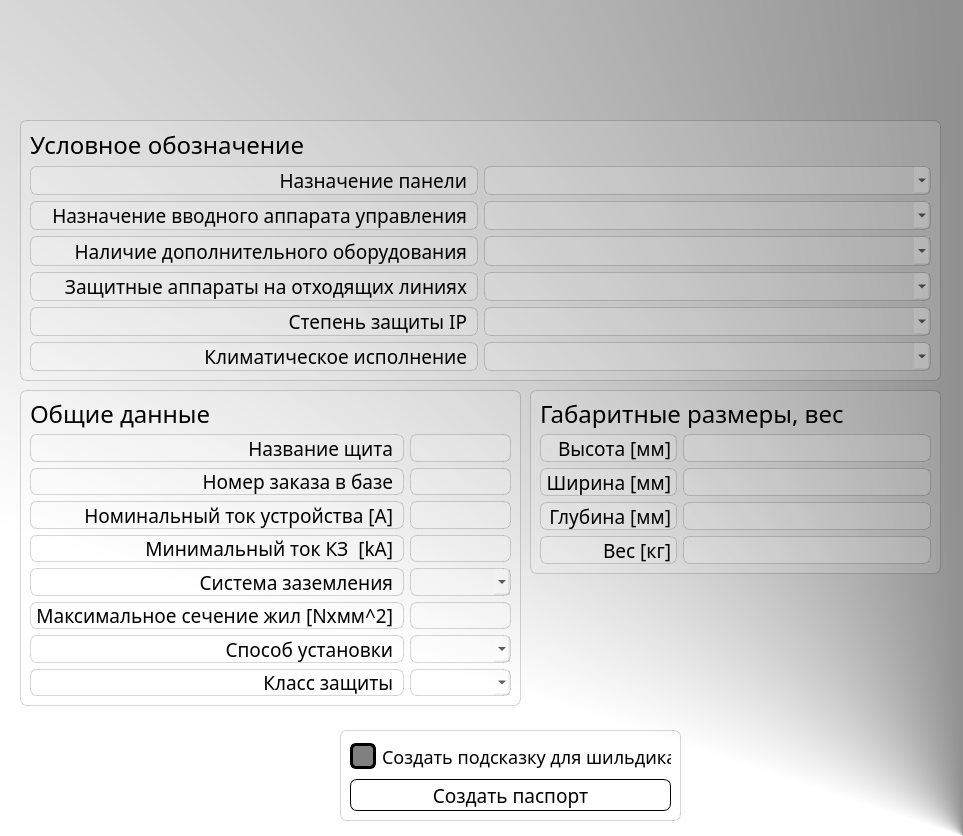
<?xml version="1.0" encoding="UTF-8"?>
<ui version="4.0">
 <class>MainWindow</class>
 <widget class="QMainWindow" name="MainWindow">
  <property name="geometry">
   <rect>
    <x>0</x>
    <y>0</y>
    <width>963</width>
    <height>836</height>
   </rect>
  </property>
  <property name="windowTitle">
   <string>Auto Passport Consructor</string>
  </property>
  <property name="styleSheet">
   <string notr="true">background-color: qconicalgradient(cx:1, cy:1, angle:0, stop:0 rgba(0, 0, 0, 255), stop:0.443182 rgba(255, 255, 255, 255));
font-family: &quot;MADE Likes Slab&quot;;</string>
  </property>
  <property name="animated">
   <bool>false</bool>
  </property>
  <widget class="QWidget" name="centralwidget">
   <property name="styleSheet">
    <string notr="true"/>
   </property>
   <widget class="QFrame" name="frame">
    <property name="geometry">
     <rect>
      <x>20</x>
      <y>120</y>
      <width>921</width>
      <height>261</height>
     </rect>
    </property>
    <property name="styleSheet">
     <string notr="true">background-color: rgba(255, 255, 255, 30);
border: 1px solid rgba(0, 0, 0, 40);
border-radius: 7px;</string>
    </property>
    <layout class="QVBoxLayout" name="verticalLayout">
     <item>
      <layout class="QHBoxLayout" name="horizontalLayout_7">
       <property name="spacing">
        <number>0</number>
       </property>
       <property name="leftMargin">
        <number>0</number>
       </property>
       <property name="topMargin">
        <number>0</number>
       </property>
       <property name="rightMargin">
        <number>0</number>
       </property>
       <property name="bottomMargin">
        <number>0</number>
       </property>
       <item>
        <widget class="QLabel" name="label_2">
         <property name="font">
          <font>
           <family>MADE Likes Slab</family>
           <pointsize>18</pointsize>
          </font>
         </property>
         <property name="styleSheet">
          <string notr="true">background-color: none;
border: none;</string>
         </property>
         <property name="text">
          <string>Условное обозначение</string>
         </property>
        </widget>
       </item>
       <item>
        <widget class="QLabel" name="label_10">
         <property name="font">
          <font>
           <family>MADE Likes Slab</family>
           <pointsize>18</pointsize>
          </font>
         </property>
         <property name="styleSheet">
          <string notr="true">background-color: none;
border: none;</string>
         </property>
         <property name="text">
          <string/>
         </property>
         <property name="pixmap">
          <pixmap resource="../res.qrc">:/icons/icons/electric_meter_FILL1_wght300_GRAD0_opsz40.svg</pixmap>
         </property>
        </widget>
       </item>
      </layout>
     </item>
     <item>
      <layout class="QHBoxLayout" name="horizontalLayout_6">
       <item>
        <widget class="QLabel" name="lablePanelAssignment">
         <property name="font">
          <font>
           <family>MADE Likes Slab</family>
           <pointsize>14</pointsize>
          </font>
         </property>
         <property name="layoutDirection">
          <enum>Qt::LeftToRight</enum>
         </property>
         <property name="text">
          <string>Назначение панели </string>
         </property>
         <property name="textFormat">
          <enum>Qt::AutoText</enum>
         </property>
         <property name="alignment">
          <set>Qt::AlignRight|Qt::AlignTrailing|Qt::AlignVCenter</set>
         </property>
        </widget>
       </item>
       <item>
        <widget class="QComboBox" name="cboxPanelAssignment">
         <property name="font">
          <font>
           <family>MADE Likes Slab</family>
           <pointsize>14</pointsize>
          </font>
         </property>
        </widget>
       </item>
      </layout>
     </item>
     <item>
      <layout class="QHBoxLayout" name="horizontalLayout_5">
       <item>
        <widget class="QLabel" name="lablePurposeOfTheIntroductoryControlUnit">
         <property name="font">
          <font>
           <family>MADE Likes Slab</family>
           <pointsize>14</pointsize>
          </font>
         </property>
         <property name="layoutDirection">
          <enum>Qt::LeftToRight</enum>
         </property>
         <property name="text">
          <string>Назначение вводного аппарата управления </string>
         </property>
         <property name="textFormat">
          <enum>Qt::AutoText</enum>
         </property>
         <property name="alignment">
          <set>Qt::AlignRight|Qt::AlignTrailing|Qt::AlignVCenter</set>
         </property>
        </widget>
       </item>
       <item>
        <widget class="QComboBox" name="cboxPurposeOfTheIntroductoryControlUnit">
         <property name="font">
          <font>
           <family>MADE Likes Slab</family>
           <pointsize>14</pointsize>
          </font>
         </property>
        </widget>
       </item>
      </layout>
     </item>
     <item>
      <layout class="QHBoxLayout" name="horizontalLayout_4">
       <item>
        <widget class="QLabel" name="lableAdditionalEquipment">
         <property name="font">
          <font>
           <family>MADE Likes Slab</family>
           <pointsize>14</pointsize>
          </font>
         </property>
         <property name="layoutDirection">
          <enum>Qt::LeftToRight</enum>
         </property>
         <property name="text">
          <string>Наличие дополнительного оборудования </string>
         </property>
         <property name="textFormat">
          <enum>Qt::AutoText</enum>
         </property>
         <property name="alignment">
          <set>Qt::AlignRight|Qt::AlignTrailing|Qt::AlignVCenter</set>
         </property>
        </widget>
       </item>
       <item>
        <widget class="QComboBox" name="cboxAdditionalEquipment">
         <property name="font">
          <font>
           <family>MADE Likes Slab</family>
           <pointsize>14</pointsize>
          </font>
         </property>
        </widget>
       </item>
      </layout>
     </item>
     <item>
      <layout class="QHBoxLayout" name="horizontalLayout_3">
       <item>
        <widget class="QLabel" name="lableProtectiveDevices">
         <property name="font">
          <font>
           <family>MADE Likes Slab</family>
           <pointsize>14</pointsize>
          </font>
         </property>
         <property name="layoutDirection">
          <enum>Qt::LeftToRight</enum>
         </property>
         <property name="text">
          <string>Защитные аппараты на отходящих линиях </string>
         </property>
         <property name="textFormat">
          <enum>Qt::AutoText</enum>
         </property>
         <property name="alignment">
          <set>Qt::AlignRight|Qt::AlignTrailing|Qt::AlignVCenter</set>
         </property>
        </widget>
       </item>
       <item>
        <widget class="QComboBox" name="cboxProtectiveDevices">
         <property name="font">
          <font>
           <family>MADE Likes Slab</family>
           <pointsize>14</pointsize>
          </font>
         </property>
        </widget>
       </item>
      </layout>
     </item>
     <item>
      <layout class="QHBoxLayout" name="horizontalLayout_2">
       <item>
        <widget class="QLabel" name="lableIngressProtectionRating">
         <property name="font">
          <font>
           <family>MADE Likes Slab</family>
           <pointsize>14</pointsize>
          </font>
         </property>
         <property name="layoutDirection">
          <enum>Qt::LeftToRight</enum>
         </property>
         <property name="text">
          <string>Степень защиты IP </string>
         </property>
         <property name="textFormat">
          <enum>Qt::AutoText</enum>
         </property>
         <property name="alignment">
          <set>Qt::AlignRight|Qt::AlignTrailing|Qt::AlignVCenter</set>
         </property>
        </widget>
       </item>
       <item>
        <widget class="QComboBox" name="cboxIngressProtectionRating">
         <property name="font">
          <font>
           <family>MADE Likes Slab</family>
           <pointsize>14</pointsize>
          </font>
         </property>
        </widget>
       </item>
      </layout>
     </item>
     <item>
      <layout class="QHBoxLayout" name="horizontalLayout">
       <item>
        <widget class="QLabel" name="labelClimaticVersion">
         <property name="font">
          <font>
           <family>MADE Likes Slab</family>
           <pointsize>14</pointsize>
          </font>
         </property>
         <property name="layoutDirection">
          <enum>Qt::LeftToRight</enum>
         </property>
         <property name="text">
          <string>Климатическое исполнение </string>
         </property>
         <property name="textFormat">
          <enum>Qt::AutoText</enum>
         </property>
         <property name="alignment">
          <set>Qt::AlignRight|Qt::AlignTrailing|Qt::AlignVCenter</set>
         </property>
        </widget>
       </item>
       <item>
        <widget class="QComboBox" name="cboxClimaticVersion">
         <property name="font">
          <font>
           <family>MADE Likes Slab</family>
           <pointsize>14</pointsize>
          </font>
         </property>
        </widget>
       </item>
      </layout>
     </item>
    </layout>
   </widget>
   <widget class="QFrame" name="frame">
    <property name="geometry">
     <rect>
      <x>20</x>
      <y>390</y>
      <width>501</width>
      <height>316</height>
     </rect>
    </property>
    <property name="styleSheet">
     <string notr="true">background-color: rgba(255, 255, 255, 30);
border: 1px solid rgba(0, 0, 0, 40);
border-radius: 7px;</string>
    </property>
    <layout class="QGridLayout" name="gridLayout">
     <item row="6" column="0">
      <widget class="QLabel" name="labelInputCrossSection">
       <property name="font">
        <font>
         <family>MADE Likes Slab</family>
         <pointsize>14</pointsize>
        </font>
       </property>
       <property name="layoutDirection">
        <enum>Qt::LeftToRight</enum>
       </property>
       <property name="text">
        <string>Максимальное сечение жил [Nxмм^2] </string>
       </property>
       <property name="textFormat">
        <enum>Qt::AutoText</enum>
       </property>
       <property name="alignment">
        <set>Qt::AlignRight|Qt::AlignTrailing|Qt::AlignVCenter</set>
       </property>
      </widget>
     </item>
     <item row="8" column="0">
      <widget class="QLabel" name="labelProtectionClass">
       <property name="font">
        <font>
         <family>MADE Likes Slab</family>
         <pointsize>14</pointsize>
        </font>
       </property>
       <property name="layoutDirection">
        <enum>Qt::LeftToRight</enum>
       </property>
       <property name="text">
        <string>Класс защиты </string>
       </property>
       <property name="textFormat">
        <enum>Qt::AutoText</enum>
       </property>
       <property name="alignment">
        <set>Qt::AlignRight|Qt::AlignTrailing|Qt::AlignVCenter</set>
       </property>
      </widget>
     </item>
     <item row="7" column="0">
      <widget class="QLabel" name="labelInstallationMethod">
       <property name="font">
        <font>
         <family>MADE Likes Slab</family>
         <pointsize>14</pointsize>
        </font>
       </property>
       <property name="layoutDirection">
        <enum>Qt::LeftToRight</enum>
       </property>
       <property name="text">
        <string>Способ установки </string>
       </property>
       <property name="textFormat">
        <enum>Qt::AutoText</enum>
       </property>
       <property name="alignment">
        <set>Qt::AlignRight|Qt::AlignTrailing|Qt::AlignVCenter</set>
       </property>
      </widget>
     </item>
     <item row="8" column="1">
      <widget class="QComboBox" name="cboxProtectionClass">
       <property name="font">
        <font>
         <family>MADE Likes Slab</family>
         <pointsize>14</pointsize>
        </font>
       </property>
      </widget>
     </item>
     <item row="0" column="0">
      <widget class="QLabel" name="label_15">
       <property name="font">
        <font>
         <family>MADE Likes Slab</family>
         <pointsize>18</pointsize>
        </font>
       </property>
       <property name="styleSheet">
        <string notr="true">background-color: none;
border: none;</string>
       </property>
       <property name="text">
        <string>Общие данные</string>
       </property>
      </widget>
     </item>
     <item row="3" column="0">
      <widget class="QLabel" name="labelNominalCurrent">
       <property name="font">
        <font>
         <family>MADE Likes Slab</family>
         <pointsize>14</pointsize>
        </font>
       </property>
       <property name="layoutDirection">
        <enum>Qt::LeftToRight</enum>
       </property>
       <property name="text">
        <string>Номинальный ток устройства [A] </string>
       </property>
       <property name="textFormat">
        <enum>Qt::AutoText</enum>
       </property>
       <property name="alignment">
        <set>Qt::AlignRight|Qt::AlignTrailing|Qt::AlignVCenter</set>
       </property>
      </widget>
     </item>
     <item row="3" column="1">
      <widget class="QLineEdit" name="lineEdNominalCurrent">
       <property name="font">
        <font>
         <family>MADE Likes Slab</family>
         <pointsize>14</pointsize>
        </font>
       </property>
      </widget>
     </item>
     <item row="2" column="0">
      <widget class="QLabel" name="labelDatabaseNumber">
       <property name="font">
        <font>
         <family>MADE Likes Slab</family>
         <pointsize>14</pointsize>
        </font>
       </property>
       <property name="layoutDirection">
        <enum>Qt::LeftToRight</enum>
       </property>
       <property name="text">
        <string>Номер заказа в базе </string>
       </property>
       <property name="textFormat">
        <enum>Qt::AutoText</enum>
       </property>
       <property name="alignment">
        <set>Qt::AlignRight|Qt::AlignTrailing|Qt::AlignVCenter</set>
       </property>
      </widget>
     </item>
     <item row="1" column="1">
      <widget class="QLineEdit" name="lineEdNameBox">
       <property name="font">
        <font>
         <family>MADE Likes Slab</family>
         <pointsize>14</pointsize>
        </font>
       </property>
      </widget>
     </item>
     <item row="2" column="1">
      <widget class="QLineEdit" name="lineEdDatabaseNumber">
       <property name="font">
        <font>
         <family>MADE Likes Slab</family>
         <pointsize>14</pointsize>
        </font>
       </property>
      </widget>
     </item>
     <item row="0" column="1">
      <widget class="QLabel" name="label_13">
       <property name="font">
        <font>
         <family>MADE Likes Slab</family>
         <pointsize>18</pointsize>
        </font>
       </property>
       <property name="styleSheet">
        <string notr="true">background-color: none;
border: none;</string>
       </property>
       <property name="text">
        <string/>
       </property>
       <property name="pixmap">
        <pixmap resource="../res.qrc">:/icons/icons/receipt_long_FILL1_wght300_GRAD0_opsz40.svg</pixmap>
       </property>
      </widget>
     </item>
     <item row="4" column="1">
      <widget class="QLineEdit" name="lineEdNominalShortCircuitCurrent">
       <property name="font">
        <font>
         <family>MADE Likes Slab</family>
         <pointsize>14</pointsize>
        </font>
       </property>
      </widget>
     </item>
     <item row="5" column="1">
      <widget class="QComboBox" name="cboxSystemGrounding">
       <property name="font">
        <font>
         <family>MADE Likes Slab</family>
         <pointsize>14</pointsize>
        </font>
       </property>
      </widget>
     </item>
     <item row="4" column="0">
      <widget class="QLabel" name="labelNominalShortCircuitCurrent">
       <property name="font">
        <font>
         <family>MADE Likes Slab</family>
         <pointsize>14</pointsize>
        </font>
       </property>
       <property name="layoutDirection">
        <enum>Qt::LeftToRight</enum>
       </property>
       <property name="text">
        <string>Минимальный ток КЗ  [kA] </string>
       </property>
       <property name="textFormat">
        <enum>Qt::AutoText</enum>
       </property>
       <property name="alignment">
        <set>Qt::AlignRight|Qt::AlignTrailing|Qt::AlignVCenter</set>
       </property>
      </widget>
     </item>
     <item row="5" column="0">
      <widget class="QLabel" name="labelSystemGrounding">
       <property name="font">
        <font>
         <family>MADE Likes Slab</family>
         <pointsize>14</pointsize>
        </font>
       </property>
       <property name="layoutDirection">
        <enum>Qt::LeftToRight</enum>
       </property>
       <property name="text">
        <string>Система заземления </string>
       </property>
       <property name="textFormat">
        <enum>Qt::AutoText</enum>
       </property>
       <property name="alignment">
        <set>Qt::AlignRight|Qt::AlignTrailing|Qt::AlignVCenter</set>
       </property>
      </widget>
     </item>
     <item row="6" column="1">
      <widget class="QLineEdit" name="lineEdInputCrossSection">
       <property name="font">
        <font>
         <family>MADE Likes Slab</family>
         <pointsize>14</pointsize>
        </font>
       </property>
      </widget>
     </item>
     <item row="7" column="1">
      <widget class="QComboBox" name="cboxInstallationMethod">
       <property name="font">
        <font>
         <family>MADE Likes Slab</family>
         <pointsize>14</pointsize>
        </font>
       </property>
      </widget>
     </item>
     <item row="1" column="0">
      <widget class="QLabel" name="labelNameBox">
       <property name="font">
        <font>
         <family>MADE Likes Slab</family>
         <pointsize>14</pointsize>
        </font>
       </property>
       <property name="layoutDirection">
        <enum>Qt::LeftToRight</enum>
       </property>
       <property name="text">
        <string>Название щита </string>
       </property>
       <property name="textFormat">
        <enum>Qt::AutoText</enum>
       </property>
       <property name="alignment">
        <set>Qt::AlignRight|Qt::AlignTrailing|Qt::AlignVCenter</set>
       </property>
      </widget>
     </item>
    </layout>
   </widget>
   <widget class="QFrame" name="frame">
    <property name="geometry">
     <rect>
      <x>530</x>
      <y>390</y>
      <width>411</width>
      <height>184</height>
     </rect>
    </property>
    <property name="styleSheet">
     <string notr="true">background-color: rgba(255, 255, 255, 30);
border: 1px solid rgba(0, 0, 0, 40);
border-radius: 7px;</string>
    </property>
    <layout class="QGridLayout" name="gridLayout_2">
     <item row="1" column="0">
      <widget class="QLabel" name="labelHeight">
       <property name="font">
        <font>
         <family>MADE Likes Slab</family>
         <pointsize>14</pointsize>
        </font>
       </property>
       <property name="layoutDirection">
        <enum>Qt::LeftToRight</enum>
       </property>
       <property name="text">
        <string>Высота [мм]</string>
       </property>
       <property name="textFormat">
        <enum>Qt::AutoText</enum>
       </property>
       <property name="alignment">
        <set>Qt::AlignRight|Qt::AlignTrailing|Qt::AlignVCenter</set>
       </property>
      </widget>
     </item>
     <item row="0" column="0" colspan="2">
      <layout class="QHBoxLayout" name="horizontalLayout_8">
       <item>
        <widget class="QLabel" name="label_17">
         <property name="font">
          <font>
           <family>MADE Likes Slab</family>
           <pointsize>18</pointsize>
          </font>
         </property>
         <property name="styleSheet">
          <string notr="true">background-color: none;
border: none;</string>
         </property>
         <property name="text">
          <string>Габаритные размеры, вес </string>
         </property>
        </widget>
       </item>
       <item>
        <widget class="QLabel" name="label_28">
         <property name="enabled">
          <bool>true</bool>
         </property>
         <property name="maximumSize">
          <size>
           <width>40</width>
           <height>16777215</height>
          </size>
         </property>
         <property name="font">
          <font>
           <family>MADE Likes Slab</family>
           <pointsize>18</pointsize>
          </font>
         </property>
         <property name="styleSheet">
          <string notr="true">background-color: none;
border: none;</string>
         </property>
         <property name="text">
          <string/>
         </property>
         <property name="pixmap">
          <pixmap resource="../res.qrc">:/icons/icons/straighten_FILL1_wght300_GRAD0_opsz40.svg</pixmap>
         </property>
        </widget>
       </item>
       <item>
        <widget class="QLabel" name="label_29">
         <property name="maximumSize">
          <size>
           <width>40</width>
           <height>16777215</height>
          </size>
         </property>
         <property name="font">
          <font>
           <family>MADE Likes Slab</family>
           <pointsize>18</pointsize>
          </font>
         </property>
         <property name="styleSheet">
          <string notr="true">background-color: none;
border: none;</string>
         </property>
         <property name="text">
          <string/>
         </property>
         <property name="pixmap">
          <pixmap resource="../res.qrc">:/icons/icons/weight_FILL1_wght300_GRAD0_opsz40.svg</pixmap>
         </property>
        </widget>
       </item>
      </layout>
     </item>
     <item row="2" column="0">
      <widget class="QLabel" name="labelWidth">
       <property name="font">
        <font>
         <family>MADE Likes Slab</family>
         <pointsize>14</pointsize>
        </font>
       </property>
       <property name="layoutDirection">
        <enum>Qt::LeftToRight</enum>
       </property>
       <property name="text">
        <string>Ширина [мм]</string>
       </property>
       <property name="textFormat">
        <enum>Qt::AutoText</enum>
       </property>
       <property name="alignment">
        <set>Qt::AlignRight|Qt::AlignTrailing|Qt::AlignVCenter</set>
       </property>
      </widget>
     </item>
     <item row="2" column="1">
      <widget class="QLineEdit" name="lineEdWidth">
       <property name="font">
        <font>
         <family>MADE Likes Slab</family>
         <pointsize>14</pointsize>
        </font>
       </property>
       <property name="text">
        <string/>
       </property>
      </widget>
     </item>
     <item row="4" column="1">
      <widget class="QLineEdit" name="lineEdWeight">
       <property name="font">
        <font>
         <family>MADE Likes Slab</family>
         <pointsize>14</pointsize>
        </font>
       </property>
      </widget>
     </item>
     <item row="3" column="0">
      <widget class="QLabel" name="labelDepth">
       <property name="font">
        <font>
         <family>MADE Likes Slab</family>
         <pointsize>14</pointsize>
        </font>
       </property>
       <property name="layoutDirection">
        <enum>Qt::LeftToRight</enum>
       </property>
       <property name="text">
        <string>Глубина [мм]</string>
       </property>
       <property name="textFormat">
        <enum>Qt::AutoText</enum>
       </property>
       <property name="alignment">
        <set>Qt::AlignRight|Qt::AlignTrailing|Qt::AlignVCenter</set>
       </property>
      </widget>
     </item>
     <item row="3" column="1">
      <widget class="QLineEdit" name="lineEdDepth">
       <property name="font">
        <font>
         <family>MADE Likes Slab</family>
         <pointsize>14</pointsize>
        </font>
       </property>
       <property name="text">
        <string/>
       </property>
      </widget>
     </item>
     <item row="4" column="0">
      <widget class="QLabel" name="labelWeight">
       <property name="font">
        <font>
         <family>MADE Likes Slab</family>
         <pointsize>14</pointsize>
        </font>
       </property>
       <property name="layoutDirection">
        <enum>Qt::LeftToRight</enum>
       </property>
       <property name="text">
        <string>Вес [кг]</string>
       </property>
       <property name="textFormat">
        <enum>Qt::AutoText</enum>
       </property>
       <property name="alignment">
        <set>Qt::AlignRight|Qt::AlignTrailing|Qt::AlignVCenter</set>
       </property>
      </widget>
     </item>
     <item row="1" column="1">
      <widget class="QLineEdit" name="lineEdHeight">
       <property name="font">
        <font>
         <family>MADE Likes Slab</family>
         <pointsize>14</pointsize>
        </font>
       </property>
       <property name="text">
        <string/>
       </property>
      </widget>
     </item>
    </layout>
   </widget>
   <widget class="QFrame" name="frame">
    <property name="geometry">
     <rect>
      <x>340</x>
      <y>730</y>
      <width>341</width>
      <height>91</height>
     </rect>
    </property>
    <property name="styleSheet">
     <string notr="true">background-color: rgba(255, 255, 255, 30);
border: 1px solid rgba(0, 0, 0, 40);
border-radius: 7px;</string>
    </property>
    <layout class="QVBoxLayout" name="verticalLayout_2">
     <item>
      <widget class="QCheckBox" name="checkBoxCreateHint">
       <property name="maximumSize">
        <size>
         <width>16677</width>
         <height>50</height>
        </size>
       </property>
       <property name="font">
        <font>
         <family>MADE Likes Slab</family>
         <pointsize>-1</pointsize>
         <weight>50</weight>
         <italic>false</italic>
         <bold>false</bold>
        </font>
       </property>
       <property name="styleSheet">
        <string notr="true">QCheckBox{ 
    font:18px;
	background-color: none;
	border: none;
}
QCheckBox::indicator {
    border: 3px solid black;
    width: 20px;
    height: 20px;
    border-radius: 6px;
}
QCheckBox::indicator:checked {
    border: 3px solid black;
    background-color: grey;
}</string>
       </property>
       <property name="text">
        <string>Создать подсказку для шильдика</string>
       </property>
       <property name="iconSize">
        <size>
         <width>1</width>
         <height>1</height>
        </size>
       </property>
       <property name="checkable">
        <bool>true</bool>
       </property>
       <property name="checked">
        <bool>true</bool>
       </property>
       <property name="autoRepeat">
        <bool>false</bool>
       </property>
       <property name="autoExclusive">
        <bool>false</bool>
       </property>
       <property name="autoRepeatDelay">
        <number>200</number>
       </property>
       <property name="autoRepeatInterval">
        <number>97</number>
       </property>
      </widget>
     </item>
     <item>
      <widget class="QPushButton" name="btnCreatePassport">
       <property name="maximumSize">
        <size>
         <width>16777215</width>
         <height>80</height>
        </size>
       </property>
       <property name="font">
        <font>
         <family>MADE Likes Slab</family>
         <pointsize>14</pointsize>
        </font>
       </property>
       <property name="styleSheet">
        <string notr="true">QPushButton {
color: black;
backgroud-color: rgb(138, 138, 138);
border: 1px solid black;
border-radius: 7px;
}

QPushButton:hover {
background-color: rgb(25, 25, 25, 80);
}

QPushButton:pressed {
color: white;
background-color: rgb(25, 25, 25, 95);
margin-top: 1px;
margin-right: 1px;
}</string>
       </property>
       <property name="text">
        <string>Создать паспорт</string>
       </property>
       <property name="icon">
        <iconset resource="../res.qrc">
         <normaloff>:/icons/icons/save_FILL1_wght300_GRAD0_opsz40.svg</normaloff>:/icons/icons/save_FILL1_wght300_GRAD0_opsz40.svg</iconset>
       </property>
       <property name="iconSize">
        <size>
         <width>30</width>
         <height>30</height>
        </size>
       </property>
      </widget>
     </item>
    </layout>
   </widget>
   <widget class="QLabel" name="lableCompanyLogo">
    <property name="geometry">
     <rect>
      <x>30</x>
      <y>0</y>
      <width>351</width>
      <height>131</height>
     </rect>
    </property>
    <property name="styleSheet">
     <string notr="true">background-color: none;
border: none;</string>
    </property>
    <property name="text">
     <string/>
    </property>
    <property name="pixmap">
     <pixmap resource="../res.qrc">:/icons/Pictures/eltat-logo.png</pixmap>
    </property>
    <property name="scaledContents">
     <bool>true</bool>
    </property>
   </widget>
  </widget>
 </widget>
 <resources>
  <include location="../res.qrc"/>
 </resources>
 <connections/>
</ui>
